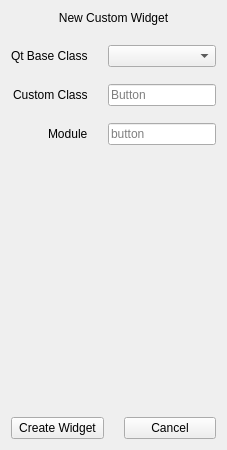
      <widget class="QWidget" name="newModulePg">
       <layout class="QVBoxLayout" name="verticalLayout_13">
        <property name="spacing">
         <number>20</number>
        </property>
        <item>
         <widget class="QLabel" name="label_20">
          <property name="styleSheet">
           <string notr="true"/>
          </property>
          <property name="text">
           <string>New Custom Widget</string>
          </property>
          <property name="alignment">
           <set>Qt::AlignCenter</set>
          </property>
          <property name="isTitle" stdset="0">
           <bool>true</bool>
          </property>
         </widget>
        </item>
        <item>
         <layout class="QFormLayout" name="formLayout_3">
          <property name="labelAlignment">
           <set>Qt::AlignRight|Qt::AlignTrailing|Qt::AlignVCenter</set>
          </property>
          <property name="verticalSpacing">
           <number>17</number>
          </property>
          <item row="0" column="0">
           <widget class="QLabel" name="label_24">
            <property name="statusTip">
             <string>The Qt class your widgets inherits from</string>
            </property>
            <property name="text">
             <string>Qt Base Class</string>
            </property>
           </widget>
          </item>
          <item row="0" column="1">
           <widget class="QComboBox" name="cwQtClass"/>
          </item>
          <item row="1" column="0">
           <widget class="QLabel" name="label_19">
            <property name="statusTip">
             <string>Your custom widget class name</string>
            </property>
            <property name="text">
             <string>Custom Class</string>
            </property>
           </widget>
          </item>
          <item row="1" column="1">
           <widget class="QLineEdit" name="cwClass">
            <property name="statusTip">
             <string>Your custom widget class name</string>
            </property>
            <property name="frame">
             <bool>true</bool>
            </property>
            <property name="placeholderText">
             <string>Button</string>
            </property>
           </widget>
          </item>
          <item row="2" column="1">
           <widget class="QLineEdit" name="cwMod">
            <property name="placeholderText">
             <string>button</string>
            </property>
           </widget>
          </item>
          <item row="2" column="0">
           <widget class="QLabel" name="cwModLbl">
            <property name="text">
             <string>Module</string>
            </property>
           </widget>
          </item>
         </layout>
        </item>
        <item>
         <spacer name="verticalSpacer_4">
          <property name="orientation">
           <enum>Qt::Vertical</enum>
          </property>
          <property name="sizeHint" stdset="0">
           <size>
            <width>20</width>
            <height>252</height>
           </size>
          </property>
         </spacer>
        </item>
        <item>
         <layout class="QHBoxLayout" name="horizontalLayout_15">
          <item>
           <widget class="JumpButton" name="createWidget">
            <property name="cursor">
             <cursorShape>PointingHandCursor</cursorShape>
            </property>
            <property name="text">
             <string>Create Widget</string>
            </property>
            <property name="icon">
             <iconset resource="resources.qrc">
              <normaloff>:/icons/img/cil-file.png</normaloff>:/icons/img/cil-file.png</iconset>
            </property>
           </widget>
          </item>
          <item>
           <widget class="JumpButton" name="cancelCreateW">
            <property name="cursor">
             <cursorShape>PointingHandCursor</cursorShape>
            </property>
            <property name="text">
             <string>Cancel</string>
            </property>
            <property name="icon">
             <iconset resource="resources.qrc">
              <normaloff>:/icons/img/cil-x.png</normaloff>:/icons/img/cil-x.png</iconset>
            </property>
           </widget>
          </item>
         </layout>
        </item>
       </layout>
      </widget>
